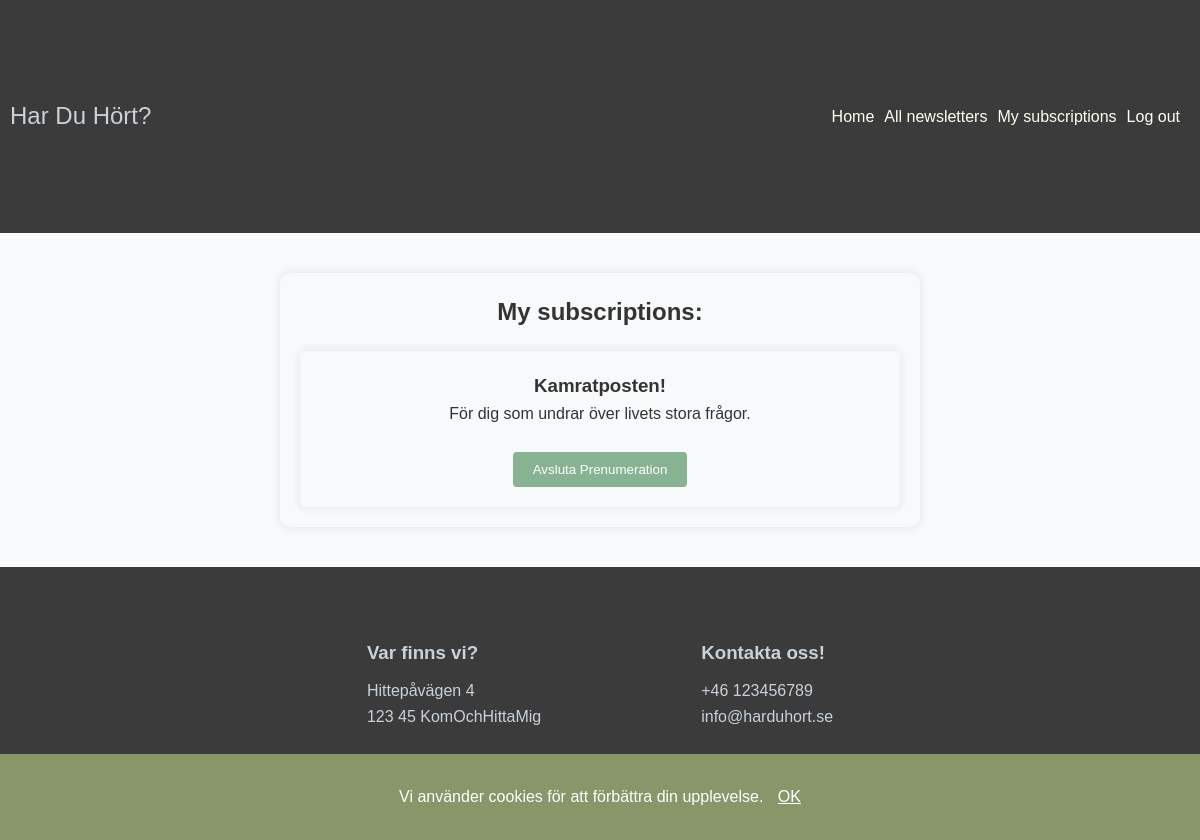
The app's page /my-subscriptions.php (signed in) with its own data.
### tables this page shows
CREATE TABLE `newsletters` (
  `id` int(11) NOT NULL,
  `name` varchar(255) NOT NULL,
  `description` varchar(255) NOT NULL,
  `owner` int(11) DEFAULT NULL
);

### html/my-subscriptions.php (the view, shortened to what this page needs)
<?php
require_once './functions.php';
require_once './components/header.php';
$mysql = new mysqli("db", "root", "notSecureChangeMe", "newsletter_db");
$user_id = $_SESSION['user_id'];
$sql = "SELECT n.id, n.name, n.description FROM newsletters n JOIN user_subscriptions s ON n.id = s.newsletter_id WHERE s.user_id = ?";
$stmt = $mysql->prepare($sql);
$stmt->bind_param("i", $user_id);
$stmt->execute();
$result = $stmt->get_result();
?>
<main>
    <h2>My subscriptions: </h2>
<?php
if ($result->num_rows > 0) {
    while($row = $result->fetch_assoc()) {
        echo '<form method="post" action="">';
        echo "<div>";
        echo "<h3>". $row["name"]. "</h3>";
        echo "<p>". $row["description"]. "</p>";
        echo '<input type="hidden" name="newsletter_id" value="'. $row["id"].'"> <br>';
        echo '<button type="submit" class="btn-primary">Avsluta Prenumeration</button>';
        echo '</form>';
    }
} else {
    echo "No subscriptions found.";
}
echo "</main>";
include_once("/var/www/html/components/footer.php");
?>

### html/style.css (style rules this page uses)
* { margin: 0; padding: 0; }
body { font-family: Arial, sans-serif; line-height: 1.6; color: #333; background-color: #f8f9fa; margin: 0; display: flex; flex-direction: column; align-items: center; justify-content: center; min-height: 100vh; margin-bottom: 40px; }
main { width: 80%; min-height: 200px; max-width: 600px; text-align: center; border-radius: 10px; box-shadow: 0 0 10px rgba(0, 0, 0, 0.1); padding: 20px; margin: 40px 0; }
form { background-color: #f8f9fa; padding: 20px; border-radius: 5px; box-shadow: 0 0 10px rgba(0, 0, 0, 0.1); margin-top: 20px; }
.btn-primary { background-color: #87b392; color: white; cursor: pointer; border: none; padding: 10px 20px; border-radius: 4px; transition: background-color 0.3s ease; }

### records on screen
newsletters: name "Kamratposten!", description "För dig som undrar över livets stora frågor."

### other values on screen
$page['text'] "Home"
$page['text'] "All newsletters"
$page['text'] "My subscriptions"
$page['text'] "Log out"
